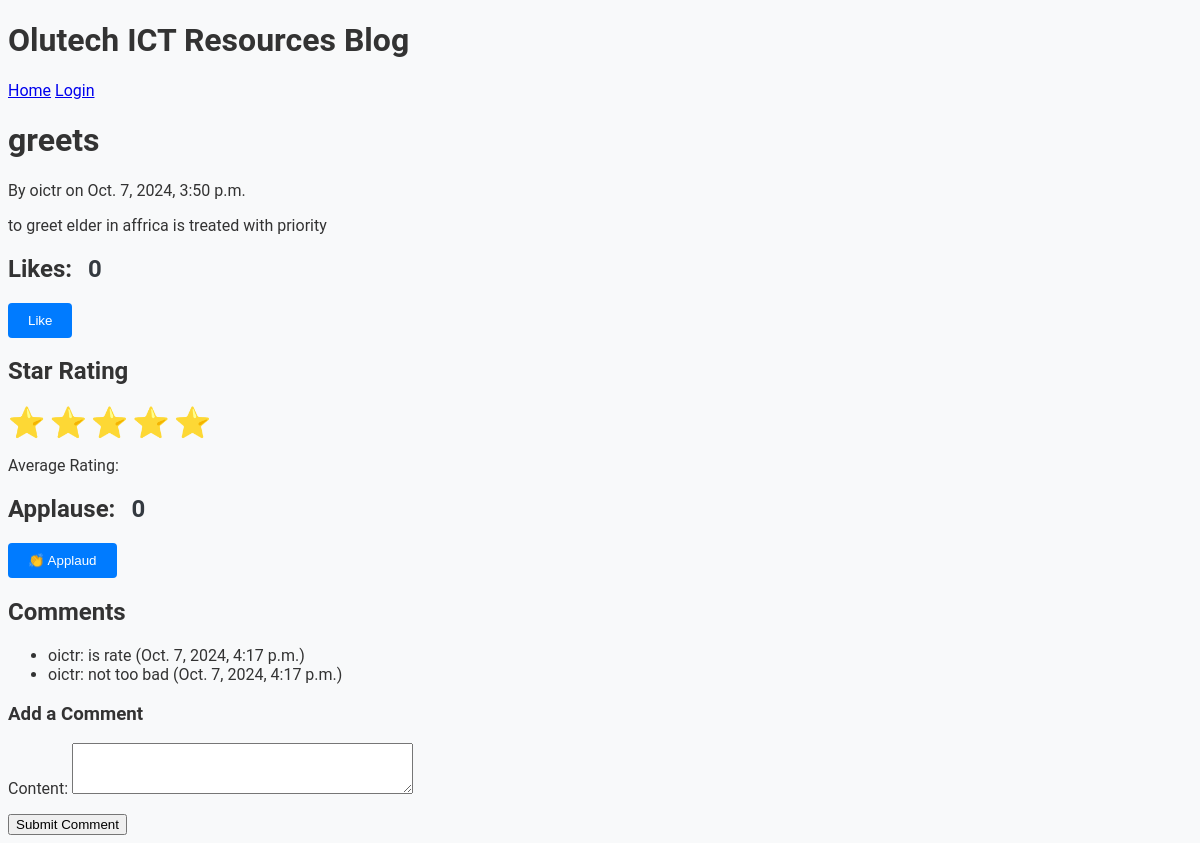
The app's page /post/2/ with its own data.
### blog/models.py (models this page shows, shortened)
class Post(models.Model):
    title = models.CharField(max_length=200)
    content = models.TextField()
    author = models.ForeignKey(User, on_delete=models.CASCADE)
    created_at = models.DateTimeField(default=timezone.now)

class Comment(models.Model):
    post = models.ForeignKey(Post, related_name='comments', on_delete=models.CASCADE)
    author = models.ForeignKey(User, on_delete=models.CASCADE)
    content = models.TextField()
    created_at = models.DateTimeField(auto_now_add=True)

### blog/views.py (the view)
# urls.py: path('post/<int:pk>/', post_detail, name='post_detail'),
def post_detail(request, pk):
    post = get_object_or_404(Post, pk=pk)
    comments = post.comments.all()
    comment_form = CommentForm()
    return render(request, 'blog/post_detail.html', {
        'post': post,
        'comments': comments,
        'comment_form': comment_form,
    })

### blog/forms.py
class CommentForm(forms.ModelForm):
    class Meta:
        model = Comment
        fields = ['content']
        widgets = {
            'content': forms.Textarea(attrs={'rows': 3}),
        }

### blog/templates/blog/post_detail.html (shortened to what this page needs)
{% extends 'blog/base.html' %}
{% block content %}
<h1>{{ post.title }}</h1>
<p>By {{ post.author }} on {{ post.created_at }}</p>
<p>{{ post.content }}</p>
<h2>Likes: <span id="like-count">{{ post.likes.count }}</span></h2>
<button id="like-button">Like</button>
<h2>Star Rating</h2>
<div>
    {% for i in "12345" %}
        <span class="star" data-rating="{{ i }}">⭐</span>
    {% endfor %}
</div>
<p>Average Rating: {{ avg_rating }}</p>
<h2>Applause: <span id="applause-count">{{ post.applauses.count }}</span></h2>
<button id="applaud-button">👏 Applaud</button>
<h2>Comments</h2>
<ul>
    {% for comment in comments %}
        <li>{{ comment.author }}: {{ comment.content }} ({{ comment.created_at }})</li>
    {% endfor %}
</ul>
<h3>Add a Comment</h3>
<form method="POST" action="{% url 'create_comment' post.pk %}">
    {{ comment_form.as_p }}
    <button type="submit">Submit Comment</button>
</form>
{% endblock %}

### blog/templates/blog/base.html (shortened to what this page needs)
{% load static %}
<!DOCTYPE html>
<html lang="en">
<head>
    <link rel="stylesheet" href="{% static 'css/style.css' %}">
</head>
<body>
    <header>
        <h1>Olutech ICT Resources Blog</h1>
        <nav>
            <a href="{% url 'post_list' %}">Home</a>
            {% if user.is_authenticated %}
                <a href="{% url 'logout' %}">Logout</a>
            {% else %}
                <a href="{% url 'login' %}">Login</a>
            {% endif %}
        </nav>
    </header>
    <main>
        {% block content %}{% endblock %}
    </main>
</body>
</html>

### blog/static/css/style.css (style rules this page uses)
body { font-family: 'Roboto', sans-serif; background-color: #f8f9fa; color: #333; }
#like-button, #applaud-button { background-color: #007bff; color: white; border: none; padding: 10px 20px; border-radius: 4px; cursor: pointer; transition: background-color 0.3s ease; }
#like-count, #applause-count { font-size: 24px; font-weight: bold; color: #343a40; margin-left: 10px; }
.star { font-size: 30px; cursor: pointer; color: #ffd700; transition: transform 0.3s ease; }

### records on screen
Post: title "greets", author "oictr", created_at "Oct. 7, 2024, 3:50 p.m.", content "to greet elder in affrica is treated with priority", likes.count "0", applauses.count "0"
Comment: author "oictr", content "is rate", created_at "Oct. 7, 2024, 4:17 p.m."
Comment: author "oictr", content "not too bad", created_at "Oct. 7, 2024, 4:17 p.m."
